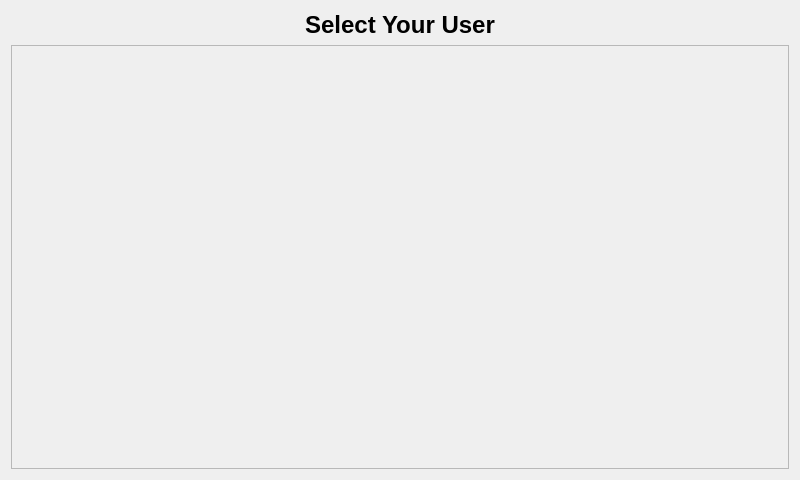
<?xml version="1.0" encoding="UTF-8"?>
<ui version="4.0">
 <class>UserPage</class>
 <widget class="QWidget" name="UserPage">
  <property name="geometry">
   <rect>
    <x>0</x>
    <y>0</y>
    <width>800</width>
    <height>480</height>
   </rect>
  </property>
  <layout class="QVBoxLayout" name="verticalLayout">
   <item>
    <widget class="QLabel" name="titleLabel">
     <property name="styleSheet">
      <string>font-size: 24px; font-weight: bold;</string>
     </property>
     <property name="text">
      <string>Select Your User</string>
     </property>
     <property name="alignment">
      <set>Qt::AlignCenter</set>
     </property>
    </widget>
   </item>
   <item>
    <widget class="QScrollArea" name="scrollArea">
     <property name="widgetResizable">
      <bool>true</bool>
     </property>
     <widget class="QWidget" name="scrollAreaWidgetContents">
      <property name="geometry">
       <rect>
        <x>0</x>
        <y>0</y>
        <width>780</width>
        <height>427</height>
       </rect>
      </property>
      <layout class="QVBoxLayout" name="userLayout"/>
     </widget>
    </widget>
   </item>
  </layout>
 </widget>
 <resources/>
 <connections/>
</ui>
